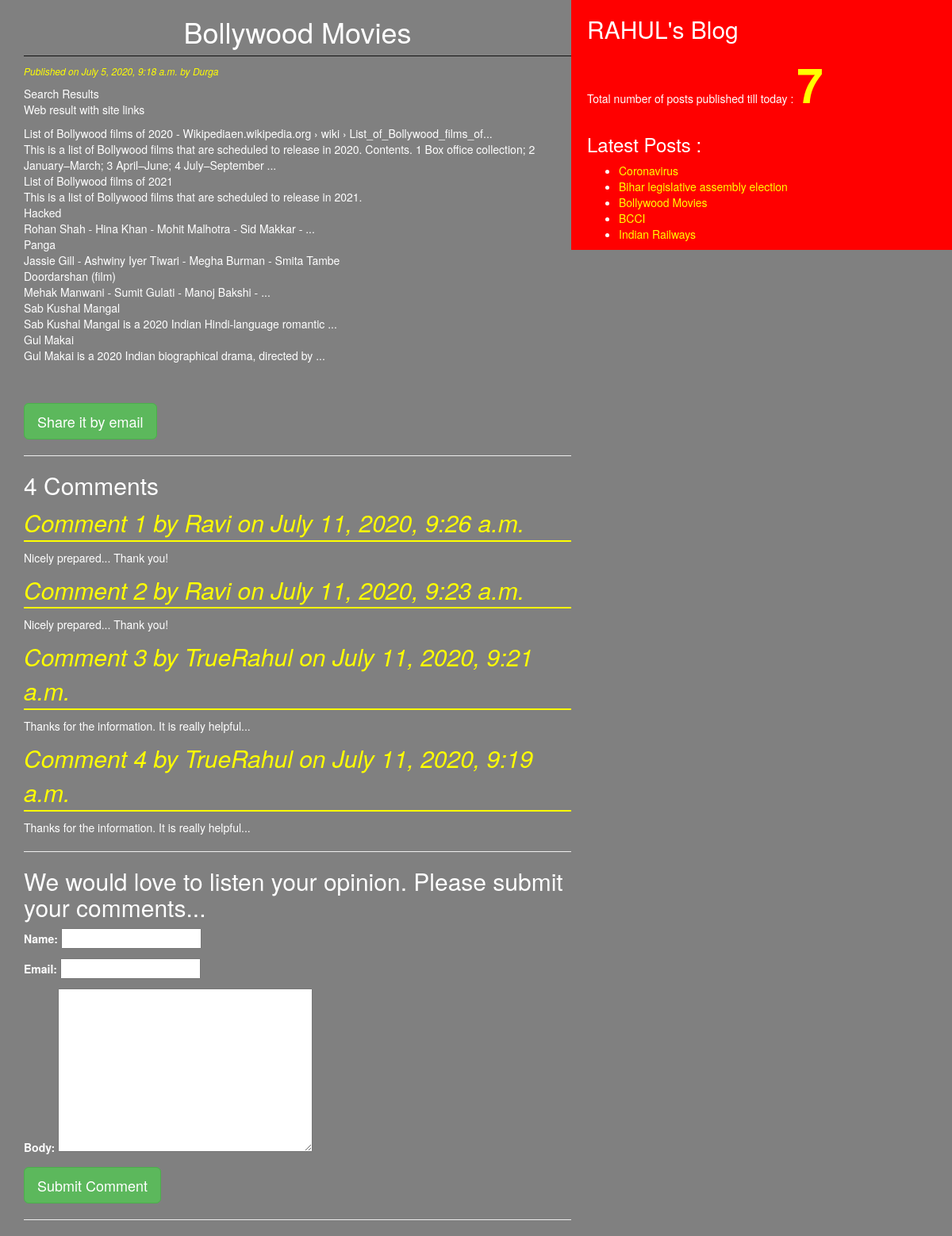
The page /2020/07/05/bollywood-movies/ on the database its author committed.
### blogapp/models.py (models this page shows, shortened)
class Post(models.Model):
    STATUS_CHOICES = (('draft','Draft'), ('published','Published'),)
    title = models.CharField(max_length = 256)
    slug = models.SlugField(max_length = 256, unique_for_date = 'publish')
    author = models.ForeignKey(User, models.SET_NULL, blank=True, null=True, related_name = 'blog_posts')
    body = models.TextField()
    publish = models.DateTimeField(default = timezone.now)
    created = models.DateTimeField(auto_now_add = True)
    updated = models.DateTimeField(auto_now = True)
    status = models.CharField(max_length = 10, choices = STATUS_CHOICES, default = 'draft')
    objects = CustomManager()
    tags = TaggableManager()    #It is a model manager responsible for everything related to taggs.
    class Meta:
        ordering = ('-publish',)
    def get_absolute_url(self):
        return reverse('post_detail', args = [self.publish.year, self.publish.strftime('%m'), self.publish.strftime('%d'), self.slug])

class Comment(models.Model):
    post = models.ForeignKey(Post, on_delete=models.CASCADE, related_name='comments')
    name = models.CharField(max_length=64)
    email = models.EmailField()
    body = models.TextField()
    created = models.DateTimeField(default=timezone.now)
    updated = models.DateTimeField(auto_now = True)
    active = models.BooleanField(default=True)
    class Meta:
        ordering = ('-created',)

### blogapp/views.py (the view)
# urls.py: url(r'^(?P<year>\d{4})/(?P<month>\d{2})/(?P<day>\d{2})/(?P<post>[-\w]+)/$', views.post_detail_view, name = 'post_detail'),
def post_detail_view(request, year, month, day, post):
    post = get_object_or_404(Post, slug = post, status = 'published', publish__year = year, publish__month = month, publish__day = day)
    comments = post.comments.filter(active=True)
    csubmit=False
    if request.method=='POST':
        form = CommentForm(request.POST)
        if form.is_valid():
            new_comment = form.save(commit = False)
            new_comment.post = post
            new_comment.save()
            csubmit = True
    else:
        form= CommentForm()
    return render(request, 'blogapp/post_detail.html', {'post' : post, 'form' : form, 'csubmit' : csubmit, 'comments' : comments})

### blogapp/forms.py
class CommentForm(forms.ModelForm):
    class Meta:
        model = Comment
        fields = ('name', 'email', 'body',)

### blogapp/models.py (called while the page is built)
    def get_queryset(self):
        return super().get_queryset().filter(status = 'published')

### blogapp/templatetags/blogapp_tags.py (called while the page is built)
@register.simple_tag(name='my_tag')
def total_posts():
    return Post.objects.count()

@register.inclusion_tag('blogapp/latest_posts123.html')
def show_latest_posts(count=5):
    latest_posts = Post.objects.order_by('-publish')[:count]
    return {'latest_posts' : latest_posts}

### templates/blogapp/post_detail.html (shortened to what this page needs)
<!DOCTYPE html>
{% extends 'blogapp/base.html' %}
{% block content %}
  <h1>{{post.title}}</h1>
  <p id = "date">Published on {{post.publish}} by {{post.author|title}}</p>
  {{post.body|linebreaks}}<br><br>
  <a href="/{{post.id}}/share" class="btn btn-lg btn-success">Share it by email</a><hr>
  {% with comments.count as comments_count %}
    <h2>{{comments_count}} Comment{{comments_count|pluralize}}</h2>
  {% endwith %}
  {% if comments %}
    {% for comment in comments %}
      <p id='chh'>Comment {{forloop.counter}} by {{comment.name}} on {{comment.created}}</p>
      <div class="cb">{{comment.body|linebreaks}}</div>
    {% endfor %}
    <hr>
  {% else %}
    <p>There is no comments yet.</p>
  {% endif %}
  {% if csubmit %}
    <h2>Thank you for your comments. Your comments has been added successfully!!</h2>
  {% else %}
  <h2>We would love to listen your opinion. Please submit your comments...</h2>
    <form method="post">
      {{form.as_p}}
      <input type="submit" class="btn btn-lg btn-success" value="Submit Comment"> <hr>
    </form>
  {% endif %}
{% endblock %}

### templates/blogapp/latest_posts123.html
<ul>
  {% for post in latest_posts %}
    <li><a href="{{post.get_absolute_url}}">{{ post.title }}</a></li>
  {% endfor %}
</ul>

### static/css/blog.css (style rules this page uses)
h1 { text-align: center; border-bottom: 1px solid #111; padding-bottom: 10px; }
body { background-color: grey; color: white; }
#date { color: yellow; font-size: 12px; font-style: italic; }
#chh { color: yellow; font-size: 30px; font-style: italic; border-bottom: 2px solid yellow; }
a { color: yellow; }

### rows shown on the page
Post: title "Bollywood Movies", publish "July 5, 2020, 9:18 a.m.", author "Durga", body "Search Results Web result with site links List of Bollywood films of 2020 - Wikipediaen.wikipedia.org › wiki › List_of_Bollywood_films_of... This is a list of Bollywood films that are scheduled to release in 2020. Contents. 1 Box office collection; 2 January–March; 3 April–June; 4 July–September ... List of Bollywood films of 2021 This is a list of Bollywood films that are scheduled to release in 2021. Hacked Rohan Shah - Hina Khan - Mohit Malhotra - Sid Makkar - ... Panga Jassie Gill - Ashwiny Iyer Tiwari - Megha Burman - Smita Tambe Doordarshan (film) Mehak Manwani - Sumit Gulati - Manoj Bakshi - ... Sab Kushal Mangal Sab Kushal Mangal is a 2020 Indian Hindi-language romantic ... Gul…"
Comment: name "Ravi", created "July 11, 2020, 9:26 a.m.", body "Nicely prepared... Thank you!"
Comment: name "Ravi", created "July 11, 2020, 9:23 a.m.", body "Nicely prepared... Thank you!"
Comment: name "TrueRahul", created "July 11, 2020, 9:21 a.m.", body "Thanks for the information. It is really helpful..."
Comment: name "TrueRahul", created "July 11, 2020, 9:19 a.m.", body "Thanks for the information. It is really helpful..."
Post: title "Coronavirus"
Post: title "Bihar legislative assembly election"
Post: title "BCCI"
Post: title "Indian Railways"

### other values the page prints
{{ comments_count }} "4"
